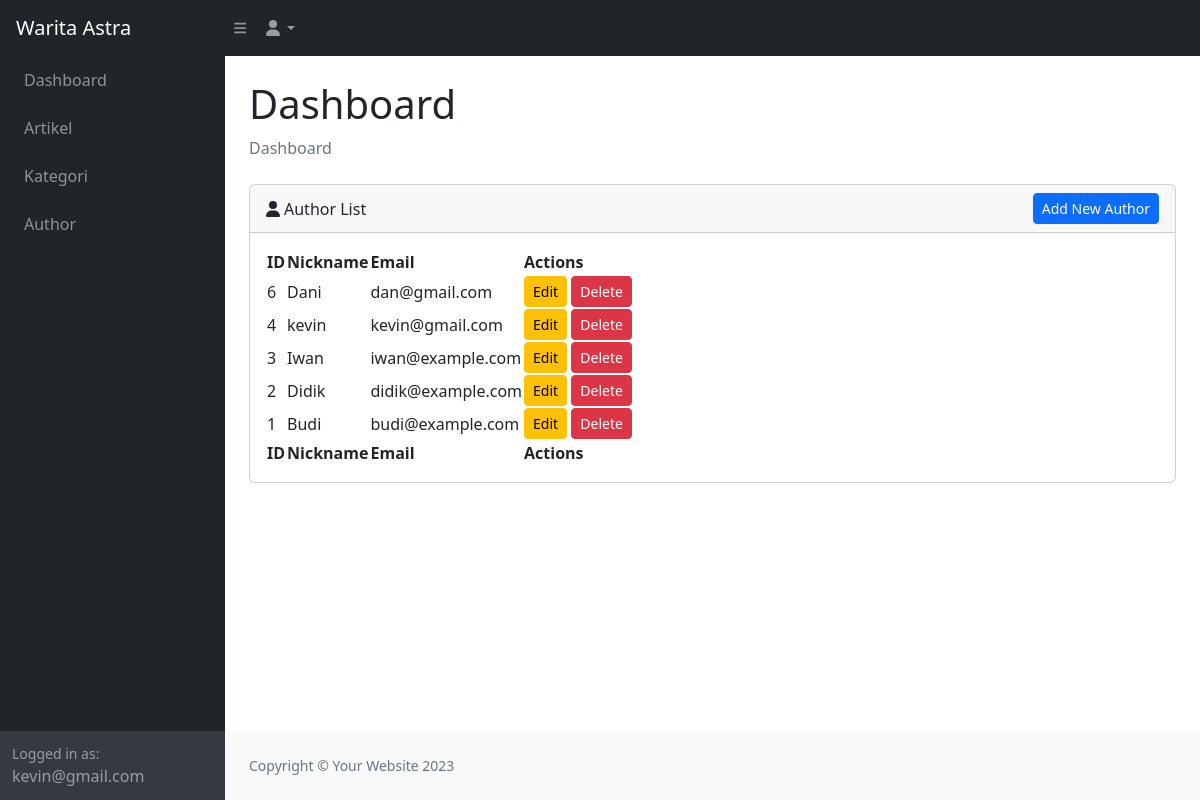
Page /login/author.php (signed in) on the committed database.
### tables this page shows
CREATE TABLE `author` (
  `id` int NOT NULL,
  `nickname` varchar(100) NOT NULL,
  `email` varchar(150) NOT NULL,
  `password` varchar(255) NOT NULL
);

### login/author.php (the view, shortened to what this page needs)
<?php
require "koneksi.php";
?>
<!DOCTYPE html>
<html lang="en">
<head>
    <link href="https://cdn.jsdelivr.net/npm/simple-datatables@7.1.2/dist/style.min.css" rel="stylesheet" />
    <link href="css/styles.css" rel="stylesheet" />
</head>
<body class="sb-nav-fixed">
    <nav class="sb-topnav navbar navbar-expand navbar-dark bg-dark">
        <a class="navbar-brand ps-3" href="index.php">Warita Astra</a>
        <button class="btn btn-link btn-sm order-1 order-lg-0 me-4 me-lg-0" id="sidebarToggle" href="#!"><i class="fas fa-bars"></i></button>
        <ul class="navbar-nav ms-auto ms-md-0 me-3 me-lg-4">
            <li class="nav-item dropdown">
                <a class="nav-link dropdown-toggle" id="navbarDropdown" href="#" role="button" data-bs-toggle="dropdown" aria-expanded="false"><i class="fas fa-user fa-fw"></i></a>
            </li>
        </ul>
    </nav>
    <div id="layoutSidenav">
        <div id="layoutSidenav_nav">
            <nav class="sb-sidenav accordion sb-sidenav-dark" id="sidenavAccordion">
                <div class="sb-sidenav-menu">
                    <div class="nav">
                        <a class="nav-link" href="index.php">
                            Dashboard
                        </a>
                        <a class="nav-link" href="artikel.php">
                            Artikel
                        </a>
                        <a class="nav-link" href="kategori.php">
                            Kategori
                        </a>
                        <a class="nav-link" href="author.php">
                            Author
                        </a>
                    </div>
                </div>
                <div class="sb-sidenav-footer">
                    <div class="small">Logged in as:</div>
                    <?php echo $_SESSION["email"];
                    ?>
                </div>
            </nav>
        </div>
        <div id="layoutSidenav_content">
            <main>
                <div class="container-fluid px-4">
                    <h1 class="mt-4">Dashboard</h1>
                    <ol class="breadcrumb mb-4">
                        <li class="breadcrumb-item active">Dashboard</li>
                    </ol>
                    <?php
                    $query = "SELECT id, nickname, email FROM author ORDER BY id DESC";
                    $result = mysqli_query($conn, $query);
                    ?>
                    <div class="card mb-4">
                        <div class="card-header d-flex justify-content-between align-items-center">
                            <div><i class="fas fa-user me-1"></i>Author List</div>
                            <a href="add_author.php" class="btn btn-primary btn-sm">Add New Author</a>
                        </div>
                        <div class="card-body">
                            <table id="datatablesSimple">
                                <thead>
                                    <tr>
                                        <th>ID</th>
                                        <th>Nickname</th>
                                        <th>Email</th>
                                        <th>Actions</th>
                                    </tr>
                                </thead>
                                <tfoot>
                                    <tr>
                                        <th>ID</th>
                                        <th>Nickname</th>
                                        <th>Email</th>
                                        <th>Actions</th>
                                    </tr>
                                </tfoot>
                                <tbody>
                                    <?php while ($row = mysqli_fetch_assoc($result)) : ?>
                                        <tr>
                                            <td><?= $row['id'] ?></td>
                                            <td><?= htmlspecialchars($row['nickname'] ?? '') ?></td>
                                            <td><?= htmlspecialchars($row['email'] ?? '') ?></td>
                                            <td>
                                                <a href="edit_author.php?id=<?= $row['id'] ?>" class="btn btn-warning btn-sm">Edit</a>
                                                <a href="delete_author.php?id=<?= $row['id'] ?>" class="btn btn-danger btn-sm" onclick="return confirm('Delete this author?')">Delete</a>
                                            </td>
                                        </tr>
                                    <?php endwhile; ?>
                                </tbody>
                            </table>
                        </div>
                    </div>
                </div>
            </main>
            <footer class="py-4 bg-light mt-auto">
                <div class="container-fluid px-4">
                    <div class="d-flex align-items-center justify-content-between small">
                        <div class="text-muted">Copyright &copy; Your Website 2023</div>
                    </div>
                </div>
            </footer>
        </div>
    </div>
</body>
</html>

### rows in the picture
author: id "6", nickname "Dani", email "dan@gmail.com"
author: id "4", nickname "kevin", email "kevin@gmail.com"
author: id "3", nickname "Iwan", email "iwan@example.com"
author: id "2", nickname "Didik", email "didik@example.com"
author: id "1", nickname "Budi", email "budi@example.com"

### other values in the picture
$_SESSION["email"] "kevin@gmail.com"
